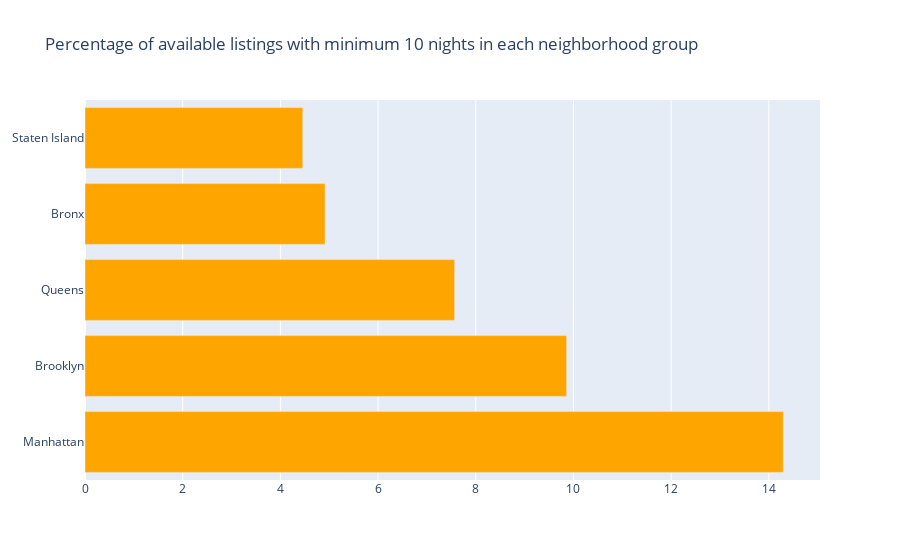
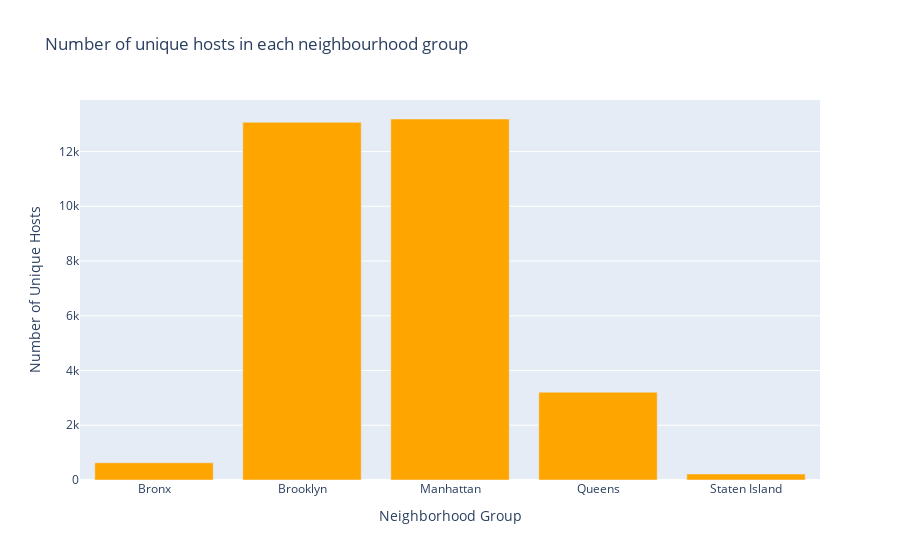
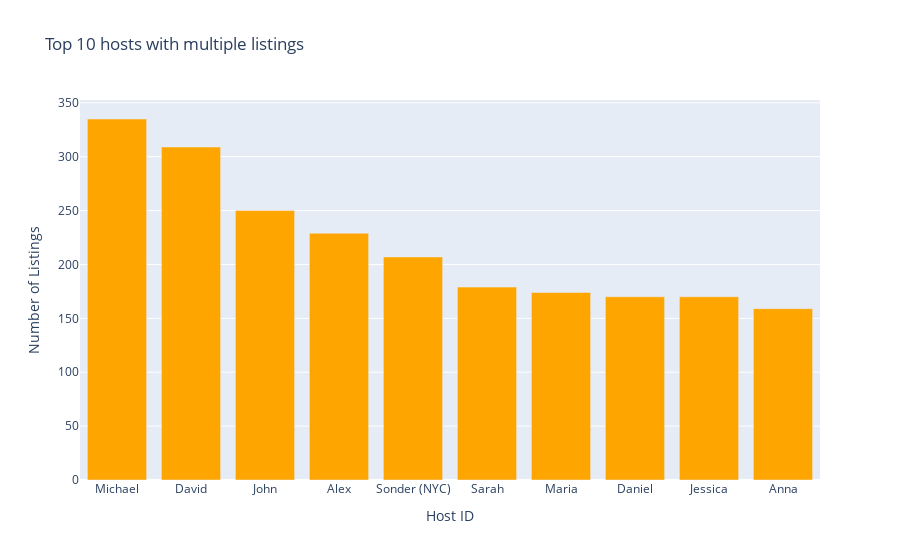

Notebook code cell kept with these figures, in order:
### Code cell
from IPython.display import Markdown
from modules.metrics import Metrics
from modules.predictor import Predictor

metrics = Metrics()
predictor = Predictor()

greeting = "Welcome to the Airbnb Explorer!"

display(Markdown(f"""
# {greeting}

# Project Description: Airbnb Explorer
<p align="center">
  <a><img src="./New_York_City_.png" width="400" alt="New_York_City" /></a>
</p>

## Overview
The Airbnb Explorer project aims to provide users with insights into Airbnb listings in New York City. By analyzing data on Airbnb listings, this project helps users find the perfect rental for their needs.

## Price
### Mean Price
The price of a rental is one of the most important factors when choosing a rental. The price of a rental can vary greatly depending on the location, amenities, and size of the rental. The following graph shows the mean price of rentals in each neighborhood:

"""))

metrics.mean_price_per_neighbourhood()

display(Markdown("""
### Price Correlation
The following graph shows the correlation between the price of a several features of a rental.

"""))

metrics.correlation_with_price()

display(Markdown("""
### Reviews
The following info shows the average number of reviews per month for each neighborhood.
    """))

metrics.avg_number_of_reviews_per_month()

display(Markdown("""
### Duration of Stay
The following info shows the percentage of rentals that are rented for a certain number of days. Lets say that your preferred duration of stay is +10 days.
        """))

metrics.percentage_of_available_listings_from()

display(Markdown("""
## Hosts
### Unique Hosts
The following info shows the number of unique hosts in each neighborhood.
 """))

metrics.unique_host_count()

display(Markdown("""
### Hosts with Multiple Listings
The following info shows the names of hosts that have +10 listings in each neighborhood.
"""))

metrics.hosts_with_multiple_listings()

display(Markdown("""
# Price Predictor
### Random Forest Regressor Model
The following graph shows the predicted price of a rental based on the features of the rental. Just fill in the features of the rental and the predicted price will be shown.
"""))

predictor.create_form()

### Figure 1 — Plotly figure (JSON) as saved in the notebook; plotly's stock layout.template omitted (floating-point values rounded to 4 significant figures)
{"data": [{"marker": {"color": "orange"}, "orientation": "h", "type": "bar", "x": [14.3, 9.861, 7.568, 4.914, 4.459], "y": ["Manhattan", "Brooklyn", "Queens", "Bronx", "Staten Island"]}], "layout": {"title": {"text": "Percentage of available listings with minimum 10 nights in each neighborhood group"}}}

### Figure 2 — Plotly figure (JSON) as saved in the notebook; plotly's stock layout.template omitted (floating-point values rounded to 4 significant figures)
{"data": [{"marker": {"color": "orange"}, "type": "bar", "x": ["Bronx", "Brooklyn", "Manhattan", "Queens", "Staten Island"], "y": [629, 13068, 13187, 3208, 217]}], "layout": {"title": {"text": "Number of unique hosts in each neighbourhood group"}, "xaxis": {"title": {"text": "Neighborhood Group"}}, "yaxis": {"title": {"text": "Number of Unique Hosts"}}}}

### Figure 3 — Plotly figure (JSON) as saved in the notebook; plotly's stock layout.template omitted (floating-point values rounded to 4 significant figures)
{"data": [{"marker": {"color": "orange"}, "type": "bar", "x": ["Michael", "David", "John", "Alex", "Sonder (NYC)", "Sarah", "Maria", "Daniel", "Jessica", "Anna"], "y": [335, 309, 250, 229, 207, 179, 174, 170, 170, 159]}], "layout": {"title": {"text": "Top 10 hosts with multiple listings"}, "xaxis": {"title": {"text": "Host ID"}}, "yaxis": {"title": {"text": "Number of Listings"}}}}
